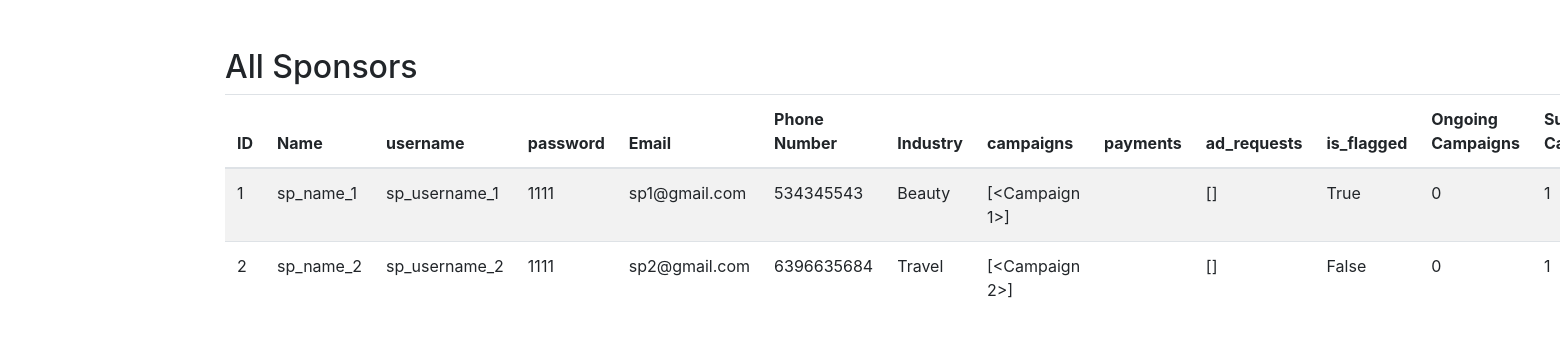
The page /display_sponsors on the database its author committed.
### app/models.py (models this page shows)
class Sponsor(db.Model):
    id = db.Column(db.Integer, primary_key=True)
    name = db.Column(db.String(30), nullable=False)
    username = db.Column(db.String(20), unique=True, nullable=False)
    email = db.Column(db.String(40), unique=True, nullable=False)
    password = db.Column(db.String(30), nullable=False)
    industry = db.Column(db.String(30), nullable=False)
    ongoing_campaigns = db.Column(db.Integer, default=0)
    successful_campaigns = db.Column(db.Integer, default=0)
    phone_number = db.Column(db.Integer, unique=True, nullable=False)
    picture = db.Column(db.String(200), nullable=True)
    is_flagged = db.Column(db.Boolean, default=False)
    campaigns = db.relationship('Campaign', backref='sponsor', lazy=True)
    ad_requests = db.relationship('AdRequest', backref='sponsor', lazy=True)

### app/controllers/user/user.py (the view)
@user_bp.route('/display_sponsors', methods=['GET', 'POST'])
def display_sponsors():
    sponsors = Sponsor.query.all()
    return render_template('display_sponsors.html',sponsors = sponsors)

### app/controllers/user/templates/display_sponsors.html (shortened to what this page needs)
{% extends "login_layout.html" %}
{% block content %}
<div class="container mt-5">
    <h2 class="form-title">All Sponsors</h2>
    <table class="table table-striped">
        <thead>
            <tr>
                <th>ID</th>
                <th>Name</th>
                <th>username</th>
                <th>password</th>
                <th>Email</th>
                <th>Phone Number</th>
                <th>Industry</th>
                <th>campaigns</th>
                <th>payments</th>
                <th>ad_requests</th>
                <th>is_flagged</th>
                <th>Ongoing Campaigns</th>
                <th>Successful Campaigns</th>
            </tr>
        </thead>
        <tbody>
            {% for sponsor in sponsors %}
            <tr>
                <td>{{ sponsor.id }}</td>
                <td>{{ sponsor.name }}</td>
                <td>{{ sponsor.username }}</td>
                <td>{{ sponsor.password }}</td>
                <td>{{ sponsor.email }}</td>
                <td>{{ sponsor.phone_number }}</td>
                <td>{{ sponsor.industry }}</td>
                <td>{{ sponsor.campaigns }}</td>
                <td>{{ sponsor.payments }}</td>
                <td>{{ sponsor.ad_requests }}</td>
                <td>{{ sponsor.is_flagged }}</td>
                <td>{{ sponsor.ongoing_campaigns }}</td>
                <td>{{ sponsor.successful_campaigns }}</td>
            </tr>
            {% endfor %}
        </tbody>
    </table>
</div>
{% endblock %}

### rows shown on the page
Sponsor: id "1", name "sp_name_1", username "sp_username_1", password "1111", email "sp1@gmail.com", phone_number "534345543", industry "Beauty", campaigns "[<Campaign 1>]", ad_requests "[]", is_flagged "True", ongoing_campaigns "0", successful_campaigns "1"
Sponsor: id "2", name "sp_name_2", username "sp_username_2", password "1111", email "sp2@gmail.com", phone_number "6396635684", industry "Travel", campaigns "[<Campaign 2>]", ad_requests "[]", is_flagged "False", ongoing_campaigns "0", successful_campaigns "1"
